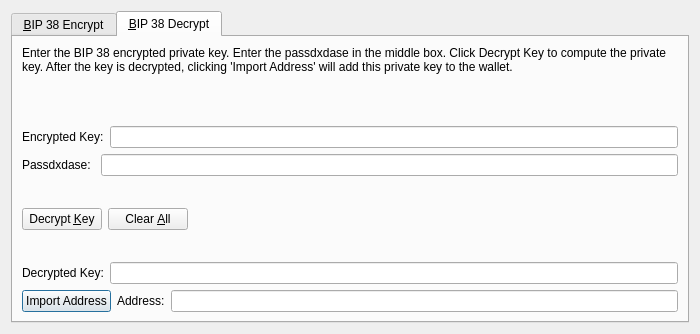
<?xml version="1.0" encoding="UTF-8"?>
<ui version="4.0">
 <class>Bip38ToolDialog</class>
 <widget class="QDialog" name="Bip38ToolDialog">
  <property name="geometry">
   <rect>
    <x>0</x>
    <y>0</y>
    <width>700</width>
    <height>334</height>
   </rect>
  </property>
  <property name="windowTitle">
   <string>BIP 38 Tool</string>
  </property>
  <property name="modal">
   <bool>true</bool>
  </property>
  <layout class="QVBoxLayout" name="verticalLayout">
   <item>
    <widget class="QTabWidget" name="tabWidget">
     <property name="currentIndex">
      <number>1</number>
     </property>
     <widget class="QWidget" name="tabBip38Encrypt">
      <attribute name="title">
       <string>&amp;BIP 38 Encrypt</string>
      </attribute>
      <layout class="QVBoxLayout" name="verticalLayout_SM">
       <item>
        <widget class="QLabel" name="infoLabel_ENC">
         <property name="text">
          <string>Enter a Nodex Address that you would like to encrypt using BIP 38. Enter a passdxdase in the middle box. Press encrypt to compute the encrypted private key.</string>
         </property>
         <property name="textFormat">
          <enum>Qt::PlainText</enum>
         </property>
         <property name="wordWrap">
          <bool>true</bool>
         </property>
        </widget>
       </item>
       <item>
        <layout class="QHBoxLayout" name="horizontalLayout_1_ENC">
         <property name="spacing">
          <number>0</number>
         </property>
         <item>
          <widget class="QLabel" name="label_5">
           <property name="text">
            <string>Address:</string>
           </property>
          </widget>
         </item>
         <item>
          <widget class="QValidatedLineEdit" name="addressIn_ENC">
           <property name="toolTip">
            <string>The Nodex address to sign the message with</string>
           </property>
          </widget>
         </item>
         <item>
          <widget class="QPushButton" name="addressBookButton_ENC">
           <property name="toolTip">
            <string>Choose previously used address</string>
           </property>
           <property name="text">
            <string/>
           </property>
           <property name="icon">
            <iconset resource="../nodex.qrc">
             <normaloff>:/icons/address-book</normaloff>:/icons/address-book</iconset>
           </property>
           <property name="shortcut">
            <string>Alt+A</string>
           </property>
           <property name="autoDefault">
            <bool>false</bool>
           </property>
          </widget>
         </item>
         <item>
          <widget class="QPushButton" name="pasteButton_ENC">
           <property name="toolTip">
            <string>Paste address from clipboard</string>
           </property>
           <property name="text">
            <string/>
           </property>
           <property name="icon">
            <iconset resource="../nodex.qrc">
             <normaloff>:/icons/editpaste</normaloff>:/icons/editpaste</iconset>
           </property>
           <property name="shortcut">
            <string>Alt+P</string>
           </property>
           <property name="autoDefault">
            <bool>false</bool>
           </property>
          </widget>
         </item>
        </layout>
       </item>
       <item>
        <layout class="QHBoxLayout" name="horizontalLayout_5">
         <item>
          <widget class="QLabel" name="label_6">
           <property name="text">
            <string>Passdxdase: </string>
           </property>
          </widget>
         </item>
         <item>
          <widget class="QLineEdit" name="passdxdaseIn_ENC">
           <property name="echoMode">
            <enum>QLineEdit::Password</enum>
           </property>
          </widget>
         </item>
        </layout>
       </item>
       <item>
        <layout class="QHBoxLayout" name="horizontalLayout_2_ENC">
         <property name="spacing">
          <number>0</number>
         </property>
         <item>
          <widget class="QLabel" name="encryptedKeyLabel_ENC">
           <property name="text">
            <string>Encrypted Key:</string>
           </property>
           <property name="textFormat">
            <enum>Qt::PlainText</enum>
           </property>
          </widget>
         </item>
         <item>
          <widget class="QLineEdit" name="encryptedKeyOut_ENC">
           <property name="font">
            <font>
             <italic>true</italic>
            </font>
           </property>
           <property name="readOnly">
            <bool>true</bool>
           </property>
          </widget>
         </item>
         <item>
          <widget class="QPushButton" name="copyKeyButton_ENC">
           <property name="toolTip">
            <string>Copy the current signature to the system clipboard</string>
           </property>
           <property name="text">
            <string/>
           </property>
           <property name="icon">
            <iconset resource="../nodex.qrc">
             <normaloff>:/icons/editcopy</normaloff>:/icons/editcopy</iconset>
           </property>
           <property name="autoDefault">
            <bool>false</bool>
           </property>
          </widget>
         </item>
        </layout>
       </item>
       <item>
        <layout class="QHBoxLayout" name="horizontalLayout_3_ENC">
         <item>
          <widget class="QPushButton" name="encryptKeyButton_ENC">
           <property name="toolTip">
            <string>Sign the message to prove you own this Nodex address</string>
           </property>
           <property name="text">
            <string>Encrypt &amp;Key</string>
           </property>
           <property name="icon">
            <iconset resource="../nodex.qrc">
             <normaloff>:/icons/edit</normaloff>:/icons/edit</iconset>
           </property>
           <property name="autoDefault">
            <bool>false</bool>
           </property>
          </widget>
         </item>
         <item>
          <widget class="QPushButton" name="clearButton_ENC">
           <property name="toolTip">
            <string>Reset all sign message fields</string>
           </property>
           <property name="text">
            <string>Clear &amp;All</string>
           </property>
           <property name="icon">
            <iconset resource="../nodex.qrc">
             <normaloff>:/icons/remove</normaloff>:/icons/remove</iconset>
           </property>
           <property name="autoDefault">
            <bool>false</bool>
           </property>
          </widget>
         </item>
         <item>
          <spacer name="horizontalSpacer_1_ENC">
           <property name="orientation">
            <enum>Qt::Horizontal</enum>
           </property>
           <property name="sizeHint" stdset="0">
            <size>
             <width>40</width>
             <height>48</height>
            </size>
           </property>
          </spacer>
         </item>
         <item>
          <widget class="QLabel" name="statusLabel_ENC">
           <property name="font">
            <font>
             <weight>75</weight>
             <bold>true</bold>
            </font>
           </property>
           <property name="text">
            <string/>
           </property>
           <property name="wordWrap">
            <bool>true</bool>
           </property>
          </widget>
         </item>
         <item>
          <spacer name="horizontalSpacer_2_ENC">
           <property name="orientation">
            <enum>Qt::Horizontal</enum>
           </property>
           <property name="sizeHint" stdset="0">
            <size>
             <width>40</width>
             <height>48</height>
            </size>
           </property>
          </spacer>
         </item>
        </layout>
       </item>
      </layout>
     </widget>
     <widget class="QWidget" name="tabBip38Decrypt">
      <attribute name="title">
       <string>&amp;BIP 38 Decrypt</string>
      </attribute>
      <layout class="QVBoxLayout" name="verticalLayout_VM">
       <item>
        <widget class="QLabel" name="infoLabel_DEC">
         <property name="text">
          <string>Enter the BIP 38 encrypted private key. Enter the passdxdase in the middle box. Click Decrypt Key to compute the private key. After the key is decrypted, clicking 'Import Address' will add this private key to the wallet.</string>
         </property>
         <property name="textFormat">
          <enum>Qt::PlainText</enum>
         </property>
         <property name="alignment">
          <set>Qt::AlignLeading|Qt::AlignLeft|Qt::AlignTop</set>
         </property>
         <property name="wordWrap">
          <bool>true</bool>
         </property>
        </widget>
       </item>
       <item>
        <layout class="QHBoxLayout" name="horizontalLayout_3">
         <item>
          <widget class="QLabel" name="label_2">
           <property name="text">
            <string>Encrypted Key:</string>
           </property>
          </widget>
         </item>
         <item>
          <widget class="QValidatedLineEdit" name="encryptedKeyIn_DEC">
           <property name="toolTip">
            <string>The Nodex address the message was signed with</string>
           </property>
          </widget>
         </item>
        </layout>
       </item>
       <item>
        <layout class="QHBoxLayout" name="horizontalLayout">
         <item>
          <widget class="QLabel" name="label">
           <property name="text">
            <string>Passdxdase: </string>
           </property>
          </widget>
         </item>
         <item>
          <widget class="QLineEdit" name="passdxdaseIn_DEC">
           <property name="echoMode">
            <enum>QLineEdit::Password</enum>
           </property>
          </widget>
         </item>
        </layout>
       </item>
       <item>
        <layout class="QHBoxLayout" name="horizontalLayout_2_DEC">
         <item>
          <widget class="QPushButton" name="decryptKeyButton_DEC">
           <property name="toolTip">
            <string>Verify the message to ensure it was signed with the specified Nodex address</string>
           </property>
           <property name="text">
            <string>Decrypt &amp;Key</string>
           </property>
           <property name="icon">
            <iconset resource="../nodex.qrc">
             <normaloff>:/icons/transaction_0</normaloff>:/icons/transaction_0</iconset>
           </property>
           <property name="autoDefault">
            <bool>false</bool>
           </property>
          </widget>
         </item>
         <item>
          <widget class="QPushButton" name="clearButton_DEC">
           <property name="toolTip">
            <string>Reset all verify message fields</string>
           </property>
           <property name="text">
            <string>Clear &amp;All</string>
           </property>
           <property name="icon">
            <iconset resource="../nodex.qrc">
             <normaloff>:/icons/remove</normaloff>:/icons/remove</iconset>
           </property>
           <property name="autoDefault">
            <bool>false</bool>
           </property>
          </widget>
         </item>
         <item>
          <spacer name="horizontalSpacer_1_DEC">
           <property name="orientation">
            <enum>Qt::Horizontal</enum>
           </property>
           <property name="sizeHint" stdset="0">
            <size>
             <width>40</width>
             <height>48</height>
            </size>
           </property>
          </spacer>
         </item>
         <item>
          <widget class="QLabel" name="statusLabel_DEC">
           <property name="font">
            <font>
             <weight>75</weight>
             <bold>true</bold>
            </font>
           </property>
           <property name="text">
            <string/>
           </property>
           <property name="wordWrap">
            <bool>true</bool>
           </property>
          </widget>
         </item>
         <item>
          <spacer name="horizontalSpacer_2_DEC">
           <property name="orientation">
            <enum>Qt::Horizontal</enum>
           </property>
           <property name="sizeHint" stdset="0">
            <size>
             <width>40</width>
             <height>48</height>
            </size>
           </property>
          </spacer>
         </item>
        </layout>
       </item>
       <item>
        <layout class="QHBoxLayout" name="horizontalLayout_2">
         <item>
          <widget class="QLabel" name="label_3">
           <property name="text">
            <string>Decrypted Key:</string>
           </property>
          </widget>
         </item>
         <item>
          <widget class="QValidatedLineEdit" name="decryptedKeyOut_DEC"/>
         </item>
        </layout>
       </item>
       <item>
        <layout class="QHBoxLayout" name="horizontalLayout_4">
         <item>
          <widget class="QPushButton" name="importAddressButton_DEC">
           <property name="text">
            <string>Import Address</string>
           </property>
          </widget>
         </item>
         <item>
          <widget class="QLabel" name="label_4">
           <property name="text">
            <string>Address:</string>
           </property>
          </widget>
         </item>
         <item>
          <widget class="QLineEdit" name="addressOut_DEC"/>
         </item>
        </layout>
       </item>
      </layout>
     </widget>
    </widget>
   </item>
  </layout>
 </widget>
 <customwidgets>
  <customwidget>
   <class>QValidatedLineEdit</class>
   <extends>QLineEdit</extends>
   <header>qvalidatedlineedit.h</header>
  </customwidget>
 </customwidgets>
 <resources>
  <include location="../nodex.qrc"/>
 </resources>
 <connections/>
</ui>
